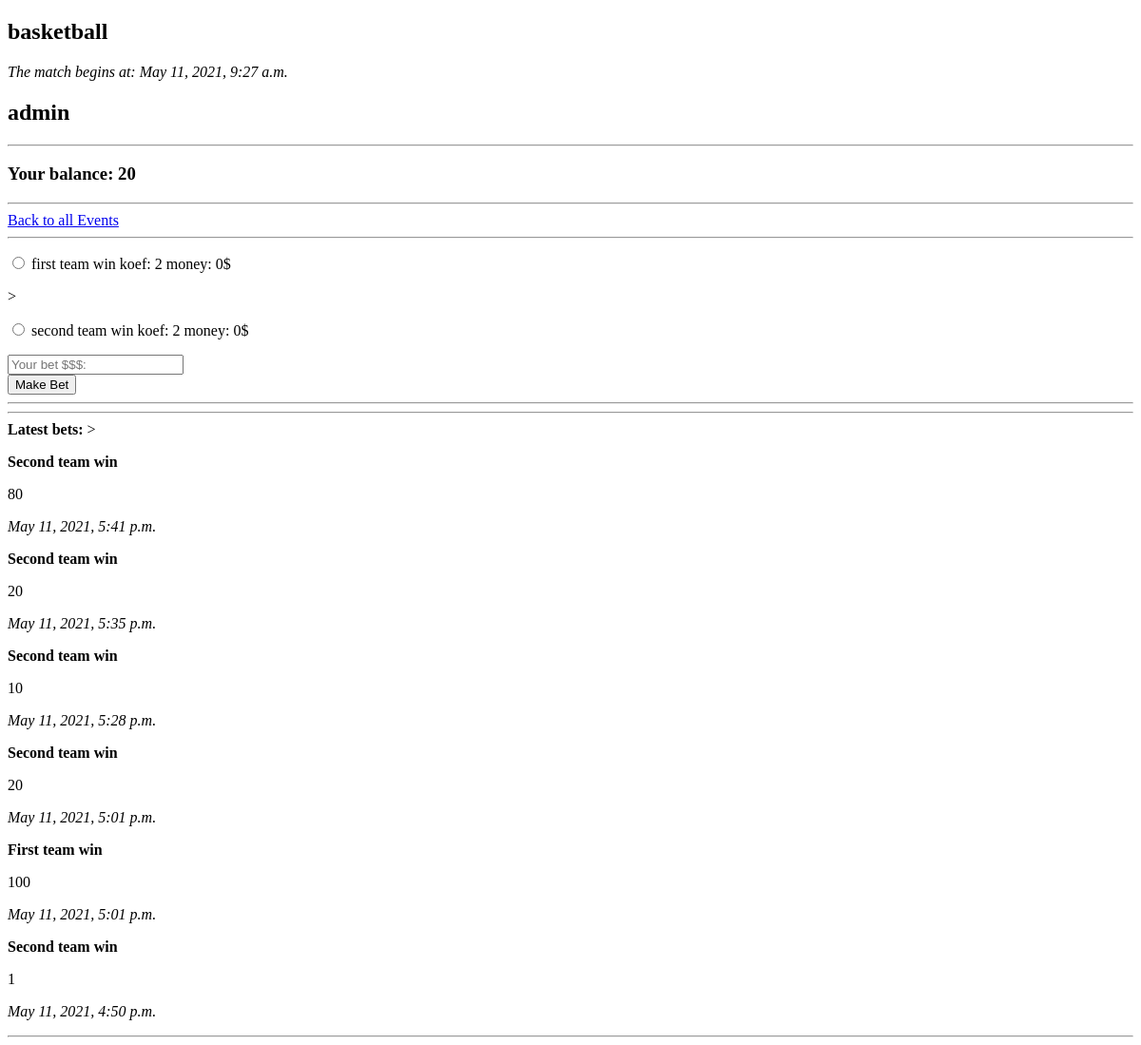
/5/, run on an earlier commit of the app's database.
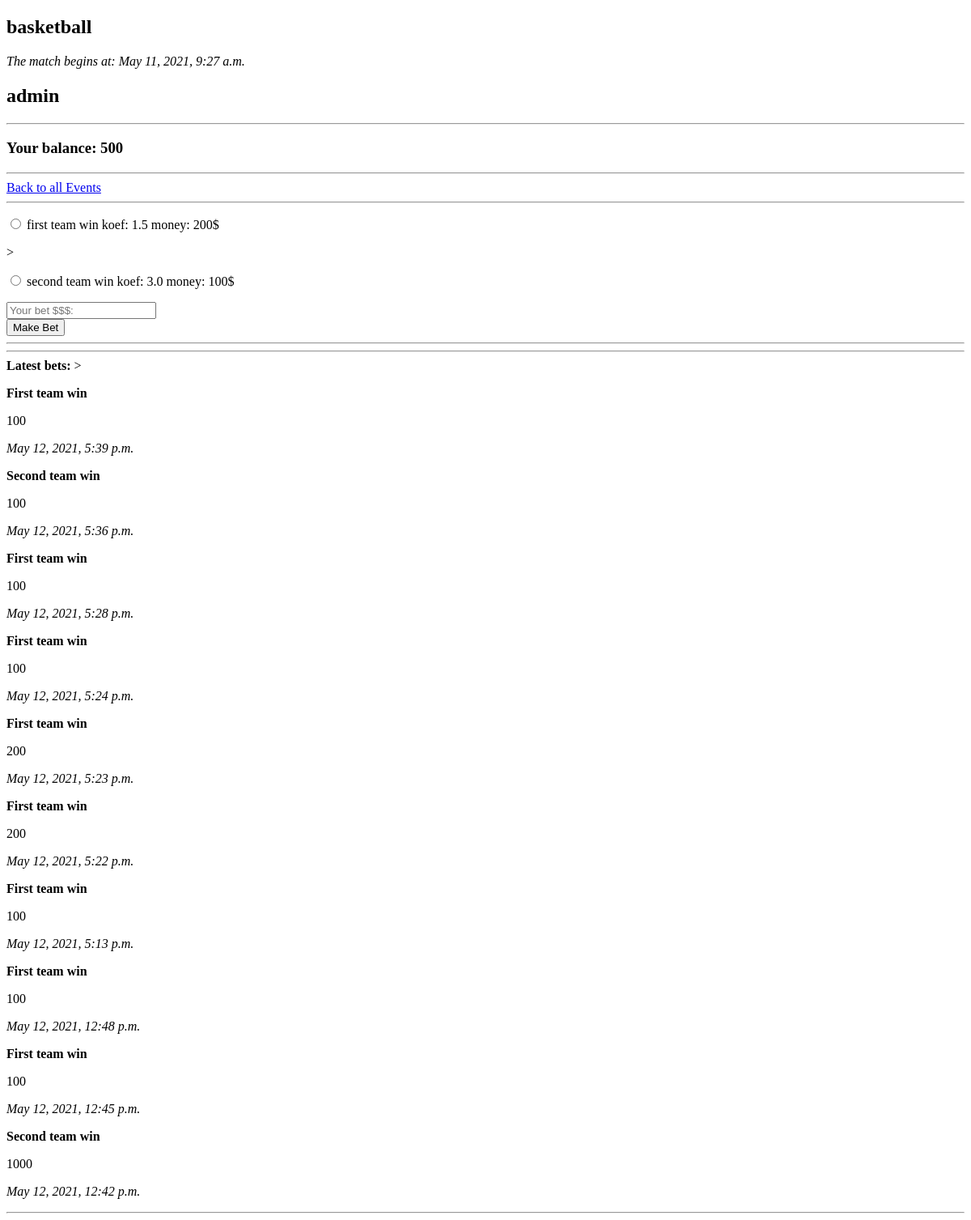
And on a later commit of the database.
### freebets/models.py (models this page shows, shortened)
class User(models.Model):
    login = models.CharField('login',max_length=200)
    cash = models.IntegerField()
    registration = models.DateTimeField('Registration date')

class Bet(models.Model):
    event = models.ForeignKey(Event, on_delete=models.CASCADE)
    eventBet = models.CharField('pari', max_length=200)
    dollars = models.IntegerField('bet amount')
    date_added = models.DateTimeField('bet date')

### freebets/views.py (the view)
# urls.py: path('<int:event_id>/', views.event, name='event'),
def event(request, event_id, alert=0):
    user = User.objects.get(id=1)
    try:
        a=Event.objects.get( id = event_id)
    except:
        raise Http404("Такого матча нет")
    cash1 = a.cash_to_first_team
    cash2 = a.cash_to_second_team
    if cash1 == cash2:
        kef1=2
        kef2=2
    else:
        s = cash1+cash2
        print(cash1, cash2, s)
        try:
            kef1 = 1 /(cash1/s)
        except:
            kef1 = 1 / (0.001 /s)
        try:
            kef2 = 1 / (cash2/s)
        except:
            kef2 = 1 / (0.001 /s)
        if (kef2>10):
            kef2=10
        kef1 = float('{:.2f}'.format(kef1))
        kef2 = float('{:.2f}'.format(kef2))
    latest_bets = a.bet_set.order_by('-id')[:10]
    return render(request, 'event.html', {'event': a, 'latest_bets' : latest_bets, 'user': user,
                                          'k1': kef1,'k2': kef2,'cash1':cash1,'cash2': cash2 })

### freebets/templates/event.html (shortened to what this page needs)
{% extends 'base.html' %}
{% block content %}
<h2>{{event.event_name}}</h2>
<em> The match begins at: {{event.event_date}} </em>
<h2>{{user.login}}</h2>
<hr>
<h3>Your balance: {{user.cash}}</h3>
<hr>
<a href="{% url 'freebets:index'%}"> Back to all Events </a>
<hr>
<form action="{% url 'freebets:make_bet' event.id %}" method="POST">
 <p><input type="radio" required name="team" value="first"> first team win koef:  {{k1}} money: {{cash1}}$</p>>
 <p><input type="radio" required name="team" value="second"> second team win koef:  {{k2}} money: {{cash2}}$</p>
 <input type="number" required placeholder="Your bet $$$:" name="money"> <br>
 <button type="submit"> Make Bet </button>
</form>
<hr>
<hr>
<b> Latest bets: </b>>
{% if latest_bets %}
  {% for c in latest_bets %}
    <p>
        {% if c.eventBet == "first" %}
            <strong>First team win</strong>
        {% else %}
            <strong>Second team win</strong>
        {% endif %}
        <p>{{c.dollars }} </p>
        <em> {{c.date_added}}</em>
</p>
{% endfor %}
{% else %}
There are no bets yet. Do it! Now!
{% endif %}
<hr>
{% endblock %}

What changed in the data, as far as the page shows it:
no longer on this page (row unchanged): Bet: eventBet "Second team win", dollars "80", date_added "May 11, 2021, 5:41 p.m."
no longer on this page (row unchanged): Bet: eventBet "Second team win", dollars "20", date_added "May 11, 2021, 5:35 p.m."
no longer on this page (row unchanged): Bet: eventBet "Second team win", dollars "10", date_added "May 11, 2021, 5:28 p.m."
no longer on this page (row unchanged): Bet: eventBet "Second team win", dollars "20", date_added "May 11, 2021, 5:01 p.m."
no longer on this page (row unchanged): Bet: eventBet "First team win", dollars "100", date_added "May 11, 2021, 5:01 p.m."
no longer on this page (row unchanged): Bet: eventBet "Second team win", dollars "1", date_added "May 11, 2021, 4:50 p.m."
changed User "admin": cash "20" → "500"
added Bet: eventBet "First team win", dollars "100", date_added "May 12, 2021, 5:39 p.m."
added Bet: eventBet "Second team win", dollars "100", date_added "May 12, 2021, 5:36 p.m."
added Bet: eventBet "First team win", dollars "100", date_added "May 12, 2021, 5:28 p.m."
added Bet: eventBet "First team win", dollars "100", date_added "May 12, 2021, 5:24 p.m."
added Bet: eventBet "First team win", dollars "200", date_added "May 12, 2021, 5:23 p.m."
added Bet: eventBet "First team win", dollars "200", date_added "May 12, 2021, 5:22 p.m."
added Bet: eventBet "First team win", dollars "100", date_added "May 12, 2021, 5:13 p.m."
added Bet: eventBet "First team win", dollars "100", date_added "May 12, 2021, 12:48 p.m."
added Bet: eventBet "First team win", dollars "100", date_added "May 12, 2021, 12:45 p.m."
added Bet: eventBet "Second team win", dollars "1000", date_added "May 12, 2021, 12:42 p.m."
Also different on the page:
{{ k1 }}: "2" → "1.5"
{{ cash1 }}: "0" → "200"
{{ k2 }}: "2" → "3.0"
{{ cash2 }}: "0" → "100"
